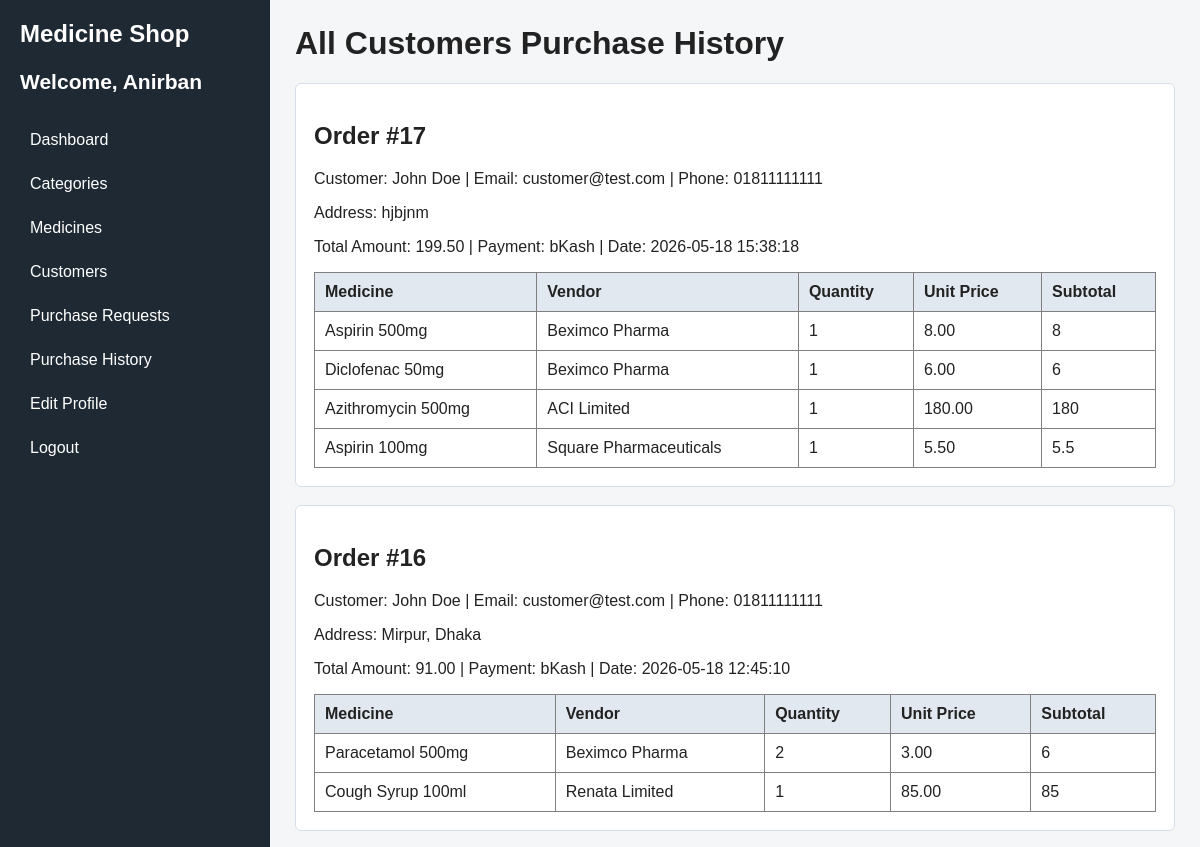
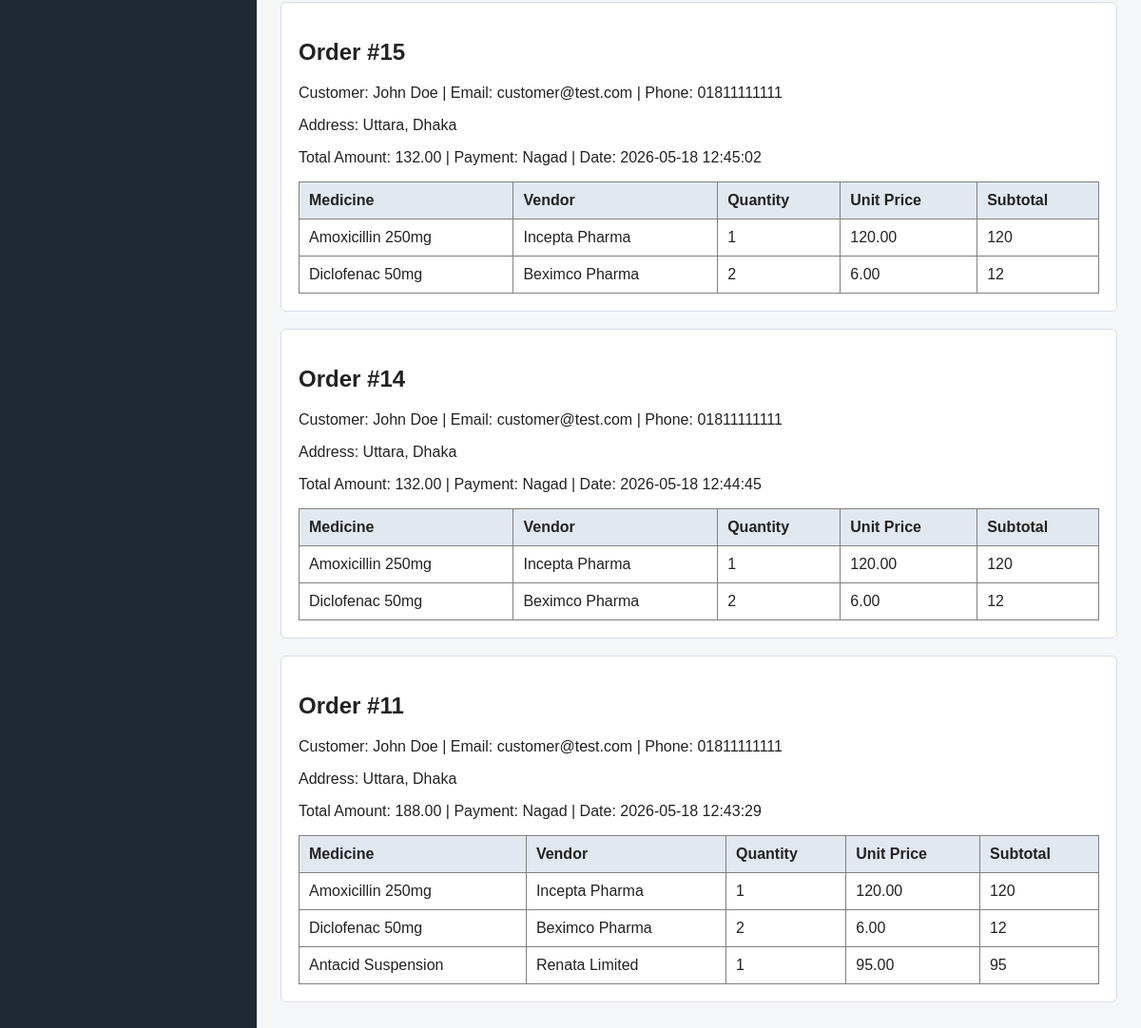
/view/admin_purchase_history.php (signed in), run on the app's committed database (2 pictures, top to bottom).
### tables this page shows
CREATE TABLE `orders` (
  `id` int(11) NOT NULL,
  `user_id` int(11) NOT NULL,
  `total_amount` decimal(10,2) NOT NULL,
  `shipping_address` text NOT NULL,
  `status` enum('pending','accepted','rejected') DEFAULT 'pending',
  `payment_method` varchar(50) DEFAULT NULL,
  `order_date` timestamp NOT NULL DEFAULT current_timestamp()
);

CREATE TABLE `users` (
  `id` int(11) NOT NULL,
  `name` varchar(100) NOT NULL,
  `email` varchar(100) NOT NULL,
  `password_hash` varchar(255) NOT NULL,
  `role` enum('admin','customer') NOT NULL DEFAULT 'customer',
  `profile_picture` varchar(255) DEFAULT NULL,
  `address` text DEFAULT NULL,
  `phone` varchar(20) DEFAULT NULL,
  `created_at` timestamp NOT NULL DEFAULT current_timestamp()
);

CREATE TABLE `order_items` (
  `id` int(11) NOT NULL,
  `order_id` int(11) NOT NULL,
  `medicine_id` int(11) NOT NULL,
  `quantity` int(11) NOT NULL,
  `unit_price` decimal(10,2) NOT NULL
);

CREATE TABLE `medicines` (
  `id` int(11) NOT NULL,
  `name` varchar(150) NOT NULL,
  `category_id` int(11) NOT NULL,
  `vendor_name` varchar(100) NOT NULL,
  `price` decimal(10,2) NOT NULL,
  `availability` int(11) NOT NULL DEFAULT 0,
  `description` text DEFAULT NULL,
  `image_path` varchar(255) DEFAULT NULL,
  `created_at` timestamp NOT NULL DEFAULT current_timestamp()
);

### model/adminModel.php (called while the page is built, shortened)
<?php
    function getPurchaseHistory(){
        $con = getConnection();
        $sql = "select orders.*, users.name as customer_name, users.email as customer_email,
                users.phone, users.address
                from orders
                inner join users on orders.user_id=users.id
                where orders.status='accepted'
                order by orders.id desc";
        $result = mysqli_query($con, $sql);
        $orders = [];
        while($row = mysqli_fetch_assoc($result)){
            $row['items'] = getOrderItems($row['id']);
            $orders[] = $row;
        }
        return $orders;
    }
    function getOrderItems($orderId){
        $con = getConnection();
        $sql = "select order_items.*, medicines.name as medicine_name, medicines.vendor_name
                from order_items
                inner join medicines on order_items.medicine_id=medicines.id
                where order_items.order_id=?";
        $stmt = mysqli_prepare($con, $sql);
        mysqli_stmt_bind_param($stmt, "i", $orderId);
        mysqli_stmt_execute($stmt);
        $result = mysqli_stmt_get_result($stmt);
        $items = [];
        while($row = mysqli_fetch_assoc($result)){
            $items[] = $row;
        }
        return $items;
    }
?>

### view/admin_purchase_history.php (the view)
<?php
    require_once('admin_header.php');
    require_once('../model/adminModel.php');
    $orders = getPurchaseHistory();
?>
<h1>All Customers Purchase History</h1>
<?php foreach($orders as $order){ ?>
    <div class="history-card">
        <h2>Order #<?=$order['id']?></h2>
        <p>
            Customer: <?=htmlspecialchars($order['customer_name'])?> |
            Email: <?=htmlspecialchars($order['customer_email'])?> |
            Phone: <?=htmlspecialchars($order['phone'])?>
        </p>
        <p>Address: <?=htmlspecialchars($order['shipping_address'])?></p>
        <p>Total Amount: <?=$order['total_amount']?> | Payment: <?=htmlspecialchars($order['payment_method'])?> | Date: <?=$order['order_date']?></p>
        <table border="1">
            <tr>
                <th>Medicine</th>
                <th>Vendor</th>
                <th>Quantity</th>
                <th>Unit Price</th>
                <th>Subtotal</th>
            </tr>
            <?php foreach($order['items'] as $item){ ?>
                <tr>
                    <td><?=htmlspecialchars($item['medicine_name'])?></td>
                    <td><?=htmlspecialchars($item['vendor_name'])?></td>
                    <td><?=$item['quantity']?></td>
                    <td><?=$item['unit_price']?></td>
                    <td><?=$item['quantity'] * $item['unit_price']?></td>
                </tr>
            <?php } ?>
        </table>
    </div>
<?php } ?>
        </div>
    </div>
</body>
</html>

### public/css/style.css (style rules this page uses)
body { margin: 0; font-family: Arial, sans-serif; background: #f4f6f8; color: #222; }
h1 { margin-top: 0; }
table { width: 100%; border-collapse: collapse; background: white; }
th, td { padding: 10px; text-align: left; vertical-align: top; }
th { background: #e2e8f0; }
.box, .history-card { background: white; padding: 18px; border: 1px solid #d8dee8; border-radius: 6px; margin-bottom: 18px; }

### data on the page
orders: id "17", user.name "John Doe", user.email "customer@test.com", user.phone "01811111111", shipping_address "hjbjnm", total_amount "199.50", payment_method "bKash", order_date "2026-05-18 15:38:18"
order_items: medicine.name "Aspirin 500mg", medicine.vendor_name "Beximco Pharma", quantity "1", unit_price "8.00", $item['quantity'] * $item['unit_price'] "8"
order_items: medicine.name "Diclofenac 50mg", medicine.vendor_name "Beximco Pharma", quantity "1", unit_price "6.00", $item['quantity'] * $item['unit_price'] "6"
order_items: medicine.name "Azithromycin 500mg", medicine.vendor_name "ACI Limited", quantity "1", unit_price "180.00", $item['quantity'] * $item['unit_price'] "180"
order_items: medicine.name "Aspirin 100mg", medicine.vendor_name "Square Pharmaceuticals", quantity "1", unit_price "5.50", $item['quantity'] * $item['unit_price'] "5.5"
orders: id "16", user.name "John Doe", user.email "customer@test.com", user.phone "01811111111", shipping_address "Mirpur, Dhaka", total_amount "91.00", payment_method "bKash", order_date "2026-05-18 12:45:10"
order_items: medicine.name "Paracetamol 500mg", medicine.vendor_name "Beximco Pharma", quantity "2", unit_price "3.00", $item['quantity'] * $item['unit_price'] "6"
order_items: medicine.name "Cough Syrup 100ml", medicine.vendor_name "Renata Limited", quantity "1", unit_price "85.00", $item['quantity'] * $item['unit_price'] "85"
orders: id "15", user.name "John Doe", user.email "customer@test.com", user.phone "01811111111", shipping_address "Uttara, Dhaka", total_amount "132.00", payment_method "Nagad", order_date "2026-05-18 12:45:02"
order_items: medicine.name "Amoxicillin 250mg", medicine.vendor_name "Incepta Pharma", quantity "1", unit_price "120.00", $item['quantity'] * $item['unit_price'] "120"
order_items: medicine.name "Diclofenac 50mg", medicine.vendor_name "Beximco Pharma", quantity "2", unit_price "6.00", $item['quantity'] * $item['unit_price'] "12"
orders: id "14", user.name "John Doe", user.email "customer@test.com", user.phone "01811111111", shipping_address "Uttara, Dhaka", total_amount "132.00", payment_method "Nagad", order_date "2026-05-18 12:44:45"
order_items: medicine.name "Amoxicillin 250mg", medicine.vendor_name "Incepta Pharma", quantity "1", unit_price "120.00", $item['quantity'] * $item['unit_price'] "120"
order_items: medicine.name "Diclofenac 50mg", medicine.vendor_name "Beximco Pharma", quantity "2", unit_price "6.00", $item['quantity'] * $item['unit_price'] "12"
orders: id "11", user.name "John Doe", user.email "customer@test.com", user.phone "01811111111", shipping_address "Uttara, Dhaka", total_amount "188.00", payment_method "Nagad", order_date "2026-05-18 12:43:29"
order_items: medicine.name "Amoxicillin 250mg", medicine.vendor_name "Incepta Pharma", quantity "1", unit_price "120.00", $item['quantity'] * $item['unit_price'] "120"
order_items: medicine.name "Diclofenac 50mg", medicine.vendor_name "Beximco Pharma", quantity "2", unit_price "6.00", $item['quantity'] * $item['unit_price'] "12"
order_items: medicine.name "Antacid Suspension", medicine.vendor_name "Renata Limited", quantity "1", unit_price "95.00", $item['quantity'] * $item['unit_price'] "95"

### other printed values
$_SESSION['name'] "Anirban"
